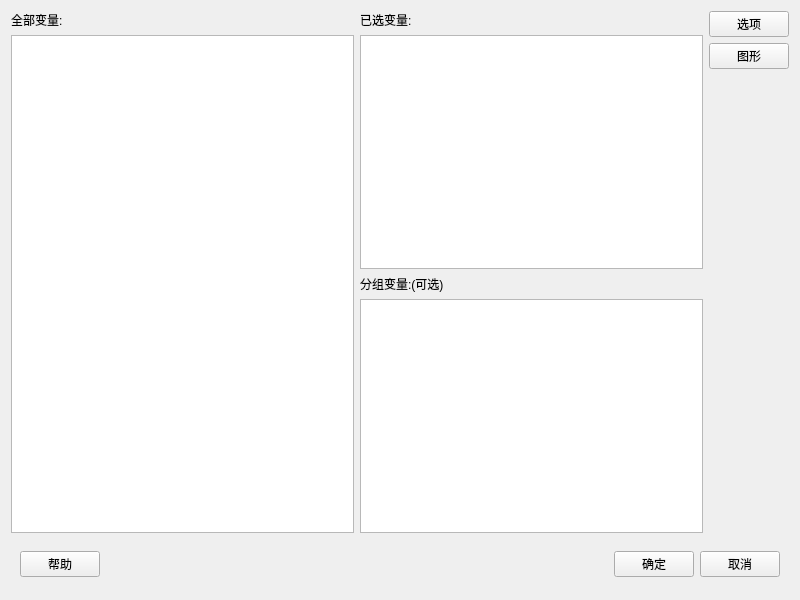
<?xml version="1.0" encoding="UTF-8"?>
<ui version="4.0">
 <class>Form</class>
 <widget class="QWidget" name="Form">
  <property name="geometry">
   <rect>
    <x>0</x>
    <y>0</y>
    <width>800</width>
    <height>600</height>
   </rect>
  </property>
  <property name="windowTitle">
   <string>显示描述性统计量</string>
  </property>
  <layout class="QVBoxLayout" name="verticalLayout_4">
   <item>
    <layout class="QHBoxLayout" name="horizontalLayout_2">
     <item>
      <layout class="QVBoxLayout" name="verticalLayout_2">
       <item>
        <widget class="QLabel" name="label_3">
         <property name="text">
          <string>全部变量:</string>
         </property>
        </widget>
       </item>
       <item>
        <widget class="QListWidget" name="listWidget_var"/>
       </item>
      </layout>
     </item>
     <item>
      <layout class="QVBoxLayout" name="verticalLayout_3">
       <item>
        <widget class="QLabel" name="label">
         <property name="text">
          <string>已选变量:</string>
         </property>
        </widget>
       </item>
       <item>
        <widget class="QListWidget" name="listWidget_selecetd"/>
       </item>
       <item>
        <widget class="QLabel" name="label_2">
         <property name="text">
          <string>分组变量:(可选)</string>
         </property>
        </widget>
       </item>
       <item>
        <widget class="QListWidget" name="listWidget_group"/>
       </item>
      </layout>
     </item>
     <item>
      <layout class="QVBoxLayout" name="verticalLayout">
       <item>
        <widget class="QPushButton" name="pushButton_option">
         <property name="text">
          <string>选项</string>
         </property>
        </widget>
       </item>
       <item>
        <widget class="QPushButton" name="pushButton_plot">
         <property name="text">
          <string>图形</string>
         </property>
        </widget>
       </item>
       <item>
        <spacer name="verticalSpacer_4">
         <property name="orientation">
          <enum>Qt::Vertical</enum>
         </property>
         <property name="sizeHint" stdset="0">
          <size>
           <width>20</width>
           <height>40</height>
          </size>
         </property>
        </spacer>
       </item>
      </layout>
     </item>
    </layout>
   </item>
   <item>
    <widget class="QWidget" name="widget" native="true">
     <property name="minimumSize">
      <size>
       <width>0</width>
       <height>50</height>
      </size>
     </property>
     <property name="maximumSize">
      <size>
       <width>16777215</width>
       <height>50</height>
      </size>
     </property>
     <layout class="QVBoxLayout" name="verticalLayout_5">
      <item>
       <layout class="QHBoxLayout" name="horizontalLayout">
        <item>
         <widget class="QPushButton" name="pushButton_help">
          <property name="text">
           <string>帮助</string>
          </property>
         </widget>
        </item>
        <item>
         <spacer name="horizontalSpacer">
          <property name="orientation">
           <enum>Qt::Horizontal</enum>
          </property>
          <property name="sizeHint" stdset="0">
           <size>
            <width>40</width>
            <height>20</height>
           </size>
          </property>
         </spacer>
        </item>
        <item>
         <widget class="QPushButton" name="pushButton_ok">
          <property name="text">
           <string>确定</string>
          </property>
         </widget>
        </item>
        <item>
         <widget class="QPushButton" name="pushButton_cancel">
          <property name="text">
           <string>取消</string>
          </property>
         </widget>
        </item>
       </layout>
      </item>
     </layout>
    </widget>
   </item>
  </layout>
 </widget>
 <resources/>
 <connections>
  <connection>
   <sender>pushButton_cancel</sender>
   <signal>clicked()</signal>
   <receiver>Form</receiver>
   <slot>close()</slot>
   <hints>
    <hint type="sourcelabel">
     <x>739</x>
     <y>562</y>
    </hint>
    <hint type="destinationlabel">
     <x>399</x>
     <y>299</y>
    </hint>
   </hints>
  </connection>
 </connections>
</ui>
